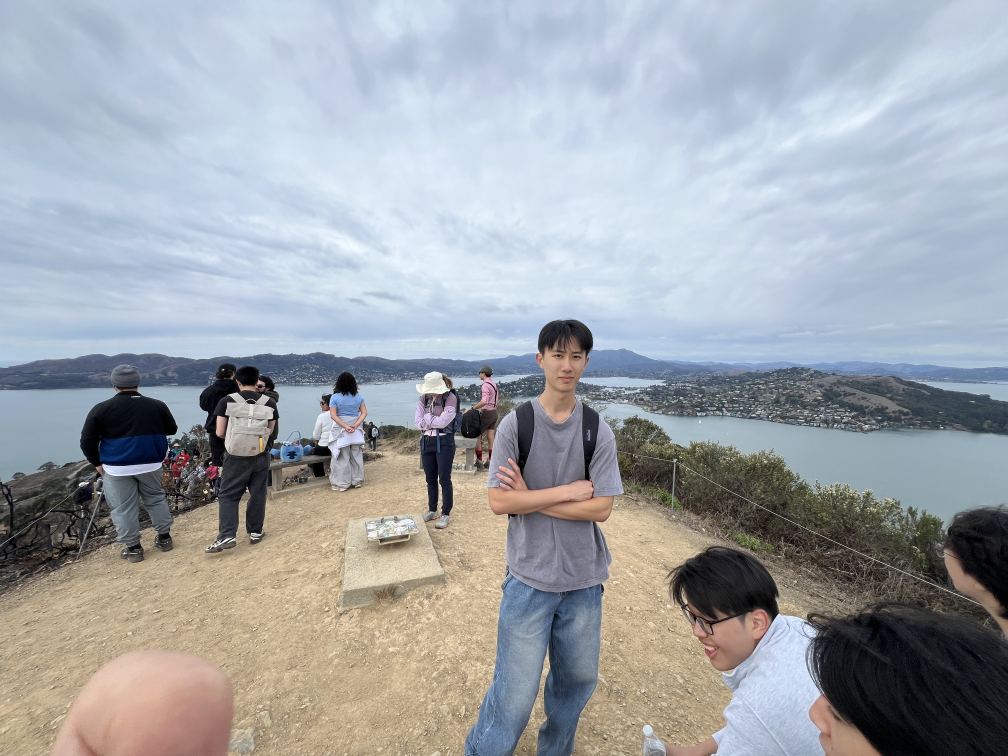
#> input picture p4b/panorama/2.JPG, 4032 x 3024 px, found by its file name (shown at 1/4 size)
$ python B1.py
#> lines starting #> are read from the running program, lines starting #| are printed output that depends on the picture

from pathlib import Path

import cv2
import numpy as np
from skimage.feature import corner_harris, peak_local_max

# GIVEN


def get_harris_corners(im, edge_discard=20, verbose=True):
    """
    This function takes a b&w image and an optional amount to discard
    on the edge (default is 5 pixels), and finds all harris corners
    in the image. Harris corners near the edge are discarded and the
    coordinates of the remaining corners are returned. A 2d array (h)
    containing the h value of every pixel is also returned.

    h is the same shape as the original image, im.
    coords is 2 x n (ys, xs).
    """

    assert edge_discard >= 20

    # find harris corners
    h = corner_harris(im, method='eps', sigma=1)
    coords = peak_local_max(h, min_distance=1)

    # discard points on edge
    edge = edge_discard  # pixels
    mask = (coords[:, 0] > edge) & \
           (coords[:, 0] < im.shape[0] - edge) & \
           (coords[:, 1] > edge) & \
           (coords[:, 1] < im.shape[1] - edge)
    coords = coords[mask].T
    if verbose:
        print("Harris corners:", coords.shape)
    return h, coords


# GIVEN


def dist2(x, c):
    """
    dist2  Calculates squared distance between two sets of points.

    Description
    D = DIST2(X, C) takes two matrices of vectors and calculates the
    squared Euclidean distance between them.  Both matrices must be of
    the same column dimension.  If X has M rows and N columns, and C has
    L rows and N columns, then the result has M rows and L columns.  The
    I, Jth entry is the  squared distance from the Ith row of X to the
    Jth row of C.

    Adapted from code by Christopher M Bishop and Ian T Nabney.
    """

    ndata, dimx = x.shape
    ncenters, dimc = c.shape
    assert dimx == dimc, 'Data dimension does not match dimension of centers'

    return (np.ones((ncenters, 1)) * np.sum((x**2).T, axis=0)).T + \
        np.ones((ndata, 1)) * np.sum((c**2).T, axis=0) - \
        2 * np.inner(x, c)

# ME AND MYSELF


def get_anms_corners(im, verbose=True):
    capacity = 2500
    im_h, corners = get_harris_corners(im, verbose=verbose)
    h = im_h[corners[0], corners[1]]
    sorted_ids = np.argsort(h)
    best_ids = sorted_ids[::-1][:capacity]  # sorted by largest h
    best_corners = corners[:, best_ids]
    corners = best_corners

    k = 250
    cornersT = corners.T
    h = im_h[corners[0], corners[1]]
    r = np.zeros(len(cornersT))
    for i in range(len(cornersT)):
        js = 0.9 * h > h[i]
        if np.any(js):
            d2s = dist2(cornersT[i:i+1], cornersT[js])
            r[i] = np.min(d2s)
        else:
            r[i] = np.inf
    sorted = np.argsort(r)
    best = sorted[::-1][:k]
    if verbose:
        print("ANMS corners:", k)
    return im_h, corners[:, best]


if __name__ == "__main__":
    DIR = Path(__file__).resolve().parent
    t = 1
    IN_PATH = DIR / f"mosaic_{t}"
    OUT_PATH = DIR / f"mosaic_{t}"
    im = cv2.imread(IN_PATH / "2.JPG")
#> im is the input picture: shape (3024, 4032, 3); mean B, G, R 170.8, 165.3, 160.7

    # downscale everything because massive images from iphone are hard to process
    f = 0.25
    # print("left.shape", left.shape)
    im = cv2.resize(im, None, fx=f, fy=f, interpolation=cv2.INTER_AREA)
#> im: shape (756, 1008, 3)
    # print("left.shape", left.shape)
    im_gray = cv2.cvtColor(im, cv2.COLOR_BGR2GRAY)
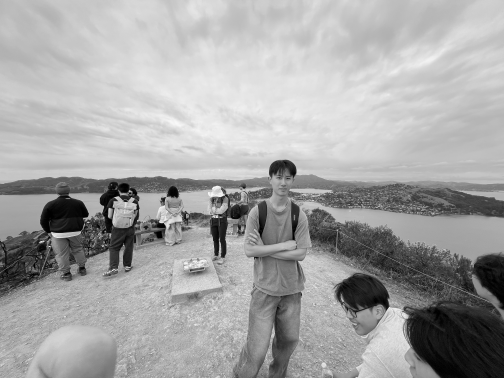
#> im_gray: shape (756, 1008) (shown at 1/2 size); min 0, max 253, mean 164.5

    # harris
    if True:
        im_h, corners = get_harris_corners(im_gray)
#> in get_harris_corners, `h = corner_harris(im, method='eps', sigma=1)`:
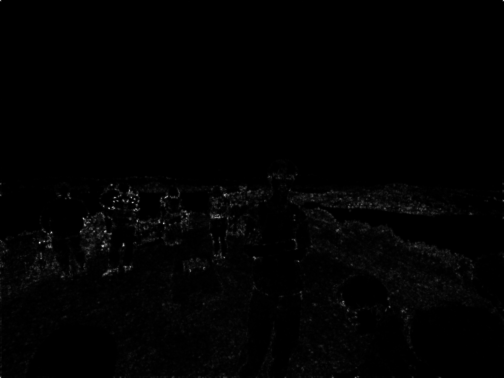
#> h: shape (756, 1008) float64 (shown at 1/2 size); min 9.14e-12, max 2.27, mean 0.0203; drawn with min black and max white
#> in get_harris_corners, `coords = peak_local_max(h, min_distance=1)`: coords = 22315 pairs, first value 1 to 754, second value 1 to 1006
#| Harris corners: (2, 20236)
        # print(corners.shape)
        # print(corners)
        im1 = im.copy()
        for point in np.transpose(corners):
            cv2.circle(im1, center=(int(point[1]), int(point[0])),
                       radius=1, color=(0, 0, 255), thickness=-1)
#> this loop made 20236 passes
#> point on passes 1 to 3: [485, 79], [416, 218], [446, 327]
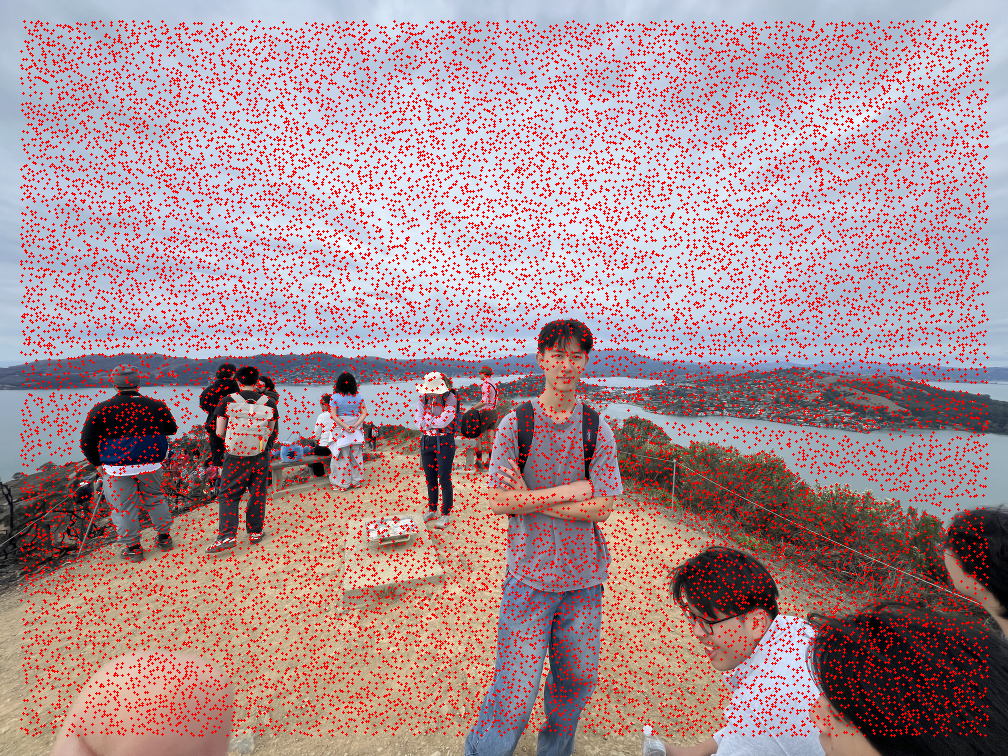
#> im1: shape (756, 1008, 3); mean B, G, R 147.6, 142.9, 172.7
        cv2.imwrite(OUT_PATH / "corners.JPG", im1)
    if True:
        # topk
        h = im_h[corners[0], corners[1]]
        sorted_ids = np.argsort(h)
        best_ids = sorted_ids[::-1][:250]  # sorted by largest h
#> best_ids = 250 values from 0 to 249
        best_corners = corners[:, best_ids]
        im3 = im.copy()
        for point in np.transpose(best_corners):
            cv2.circle(im3, center=(int(point[1]), int(point[0])),
                       radius=5, color=(0, 0, 255), thickness=-1)
#> this loop made 250 passes
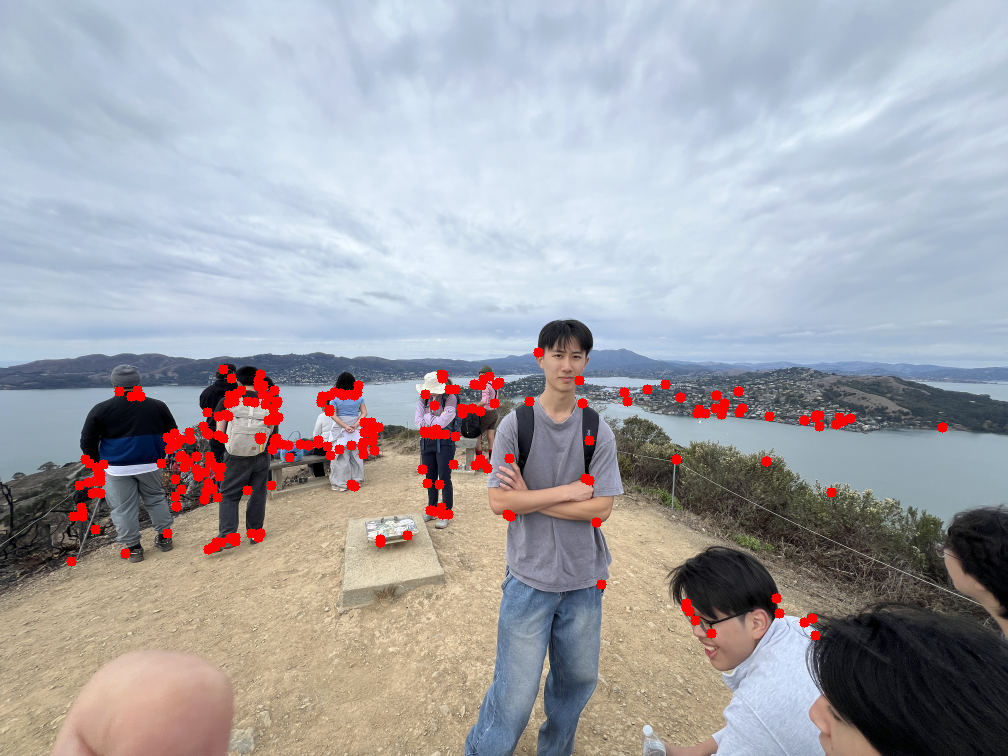
#> im3: shape (756, 1008, 3); mean B, G, R 168.7, 163.2, 163.8
        cv2.imwrite(OUT_PATH / "corners_besth.JPG", im3)
    if True:
        # anms
        h, corners = get_anms_corners(im_gray)
#| Harris corners: (2, 20236)
#> in get_anms_corners, `best_ids = sorted_ids[::-1][:capacity]`: best_ids = 2500 values from 0 to 2499
#> in get_anms_corners, `cornersT = corners.T`: cornersT = 2500 pairs, first value 324 to 735, second value 21 to 983
#> in get_anms_corners, `h = im_h[corners[0], corners[1]]`: h = 2500 values, max 2.27 at index 0, min 0.0915 at index 2499, mean 0.273
#> in get_anms_corners, `r = np.zeros(len(cornersT))`: r = 2500 values from 0 to 0
#> the loop in get_anms_corners, `for i in range(len(cornersT)):` made 2500 passes
#> (ncenters in dist2, d2s) on passes 3 to 10: (1, [63025]), (1, [16165]), (1, [41157]), (4, [[17384, 2290, 14213, 793]]), (4, [[26357, 53, 11428, 6290]]), (4, [[28249, 6317, 8336, 1682]]), (5, [[1017, 15529, 50500, 11338, 29844]]), (5, [[30600, 562, 12205, 9745, 1377]])
#> in get_anms_corners, `sorted = np.argsort(r)`: sorted = 2500 values, max 2499 at index 1715, min 0 at index 2499, mean 1249.5
#> in get_anms_corners, `best = sorted[::-1][:k]`: best = 250 values, max 2475 at index 218, min 0 at index 0, mean 757.4
        im2 = im.copy()
        for point in np.transpose(corners):
            cv2.circle(im2, center=(int(point[1]), int(point[0])),
                       radius=5, color=(0, 0, 255), thickness=-1)
#> this loop made 250 passes
#> point on passes 1 to 3: [485, 79], [416, 218], [603, 686]
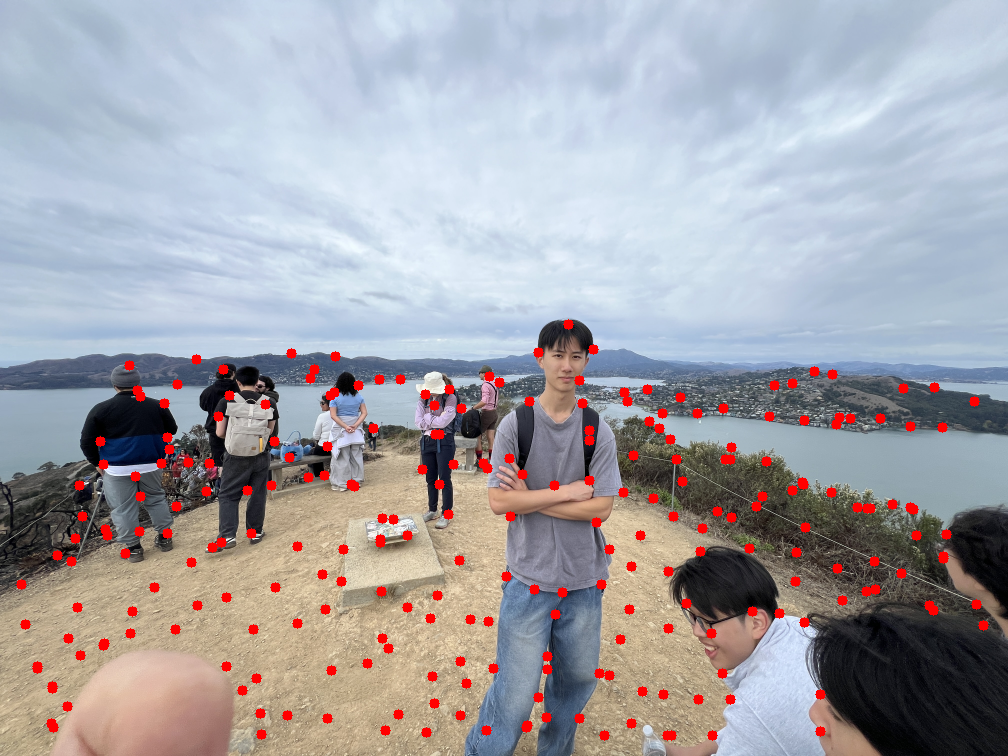
#> im2: shape (756, 1008, 3); mean B, G, R 167.9, 162.1, 163.9
        cv2.imwrite(OUT_PATH / "corners_ANMS.JPG", im2)

$ run again, with p4b/panorama/1.JPG copied over p4b/panorama/2.JPG
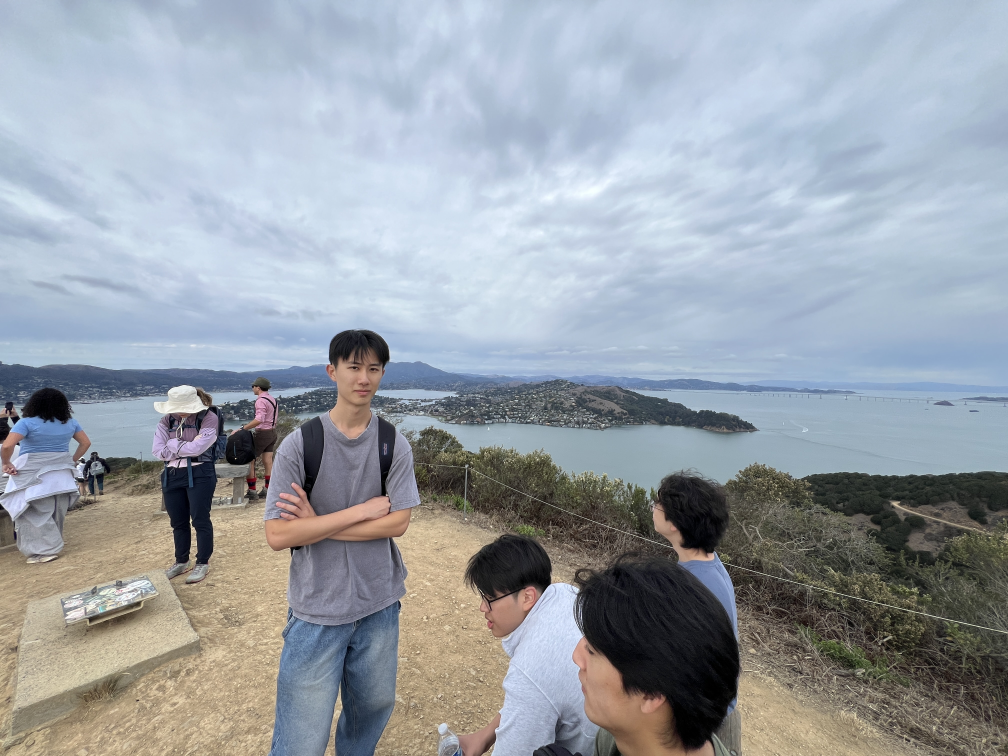
#> input picture p4b/panorama/1.JPG, 4032 x 3024 px, found by its file name (shown at 1/4 size)
#> im is the input picture: shape (3024, 4032, 3); mean B, G, R 167.5, 159.8, 153.1
#> im: shape (756, 1008, 3)
#> coords = 22595 pairs, first value 1 to 754, second value 1 to 1006
#| Harris corners: (2, 20488)
#> the loop `for point in np.transpose(corners):` made 20488 passes
#> point on passes 1 to 3: [466, 179], [464, 84], [477, 83]
#> after the loop `for point in np.transpose(corners):`:
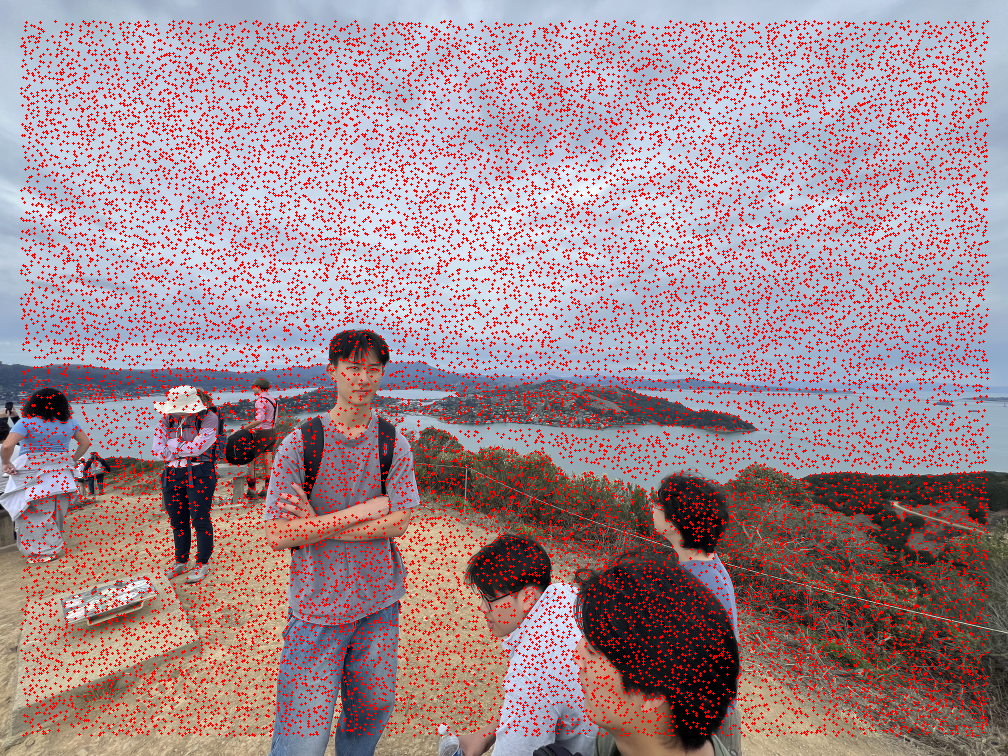
#> im1: shape (756, 1008, 3); mean B, G, R 144.6, 138, 166.4
#> `best_ids = sorted_ids[::-1][:250]`: best_ids = 250 values from 0 to 249
#> the loop `for point in np.transpose(best_corners):` made 250 passes
#| Harris corners: (2, 20488)
#> in get_anms_corners, `best_ids = sorted_ids[::-1][:capacity]`: best_ids = 2500 values from 0 to 2499
#> cornersT = 2500 pairs, first value 330 to 735, second value 21 to 987
#> in get_anms_corners, `h = im_h[corners[0], corners[1]]`: h = 2500 values, max 1.93 at index 0, min 0.102 at index 2499, mean 0.227
#> r = 2500 values from 0 to 0
#> the loop in get_anms_corners, `for i in range(len(cornersT)):` made 2500 passes
#> (ncenters in dist2, d2s) on passes 2 to 9: (1, [9029]), (1, [9337]), (1, [50]), (1, [4265]), (5, [[148, 11449, 11833, 26, 3505]]), (5, [[9458, 29, 325, 10852, 18329]]), (5, [[3880, 12017, 10701, 4138, 15797]]), (5, [[10009, 26, 212, 11453, 19520]])
#> sorted = 2500 values, max 2499 at index 2110, min 0 at index 2499, mean 1249.5
#> best = 250 values, max 2453 at index 152, min 0 at index 0, mean 595.1
#> the loop `for point in np.transpose(corners):` made 250 passes
#> point on passes 1 to 3: [466, 179], [412, 697], [670, 864]
#> after the loop `for point in np.transpose(corners):`:
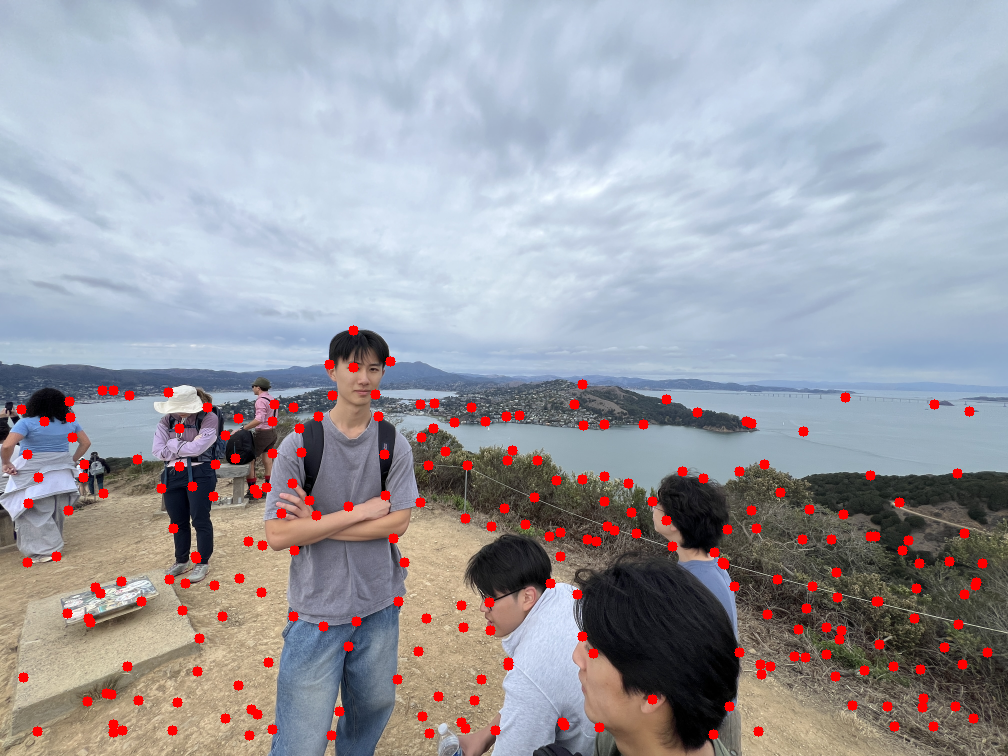
#> im2: shape (756, 1008, 3); mean B, G, R 164.7, 156.8, 156.6
